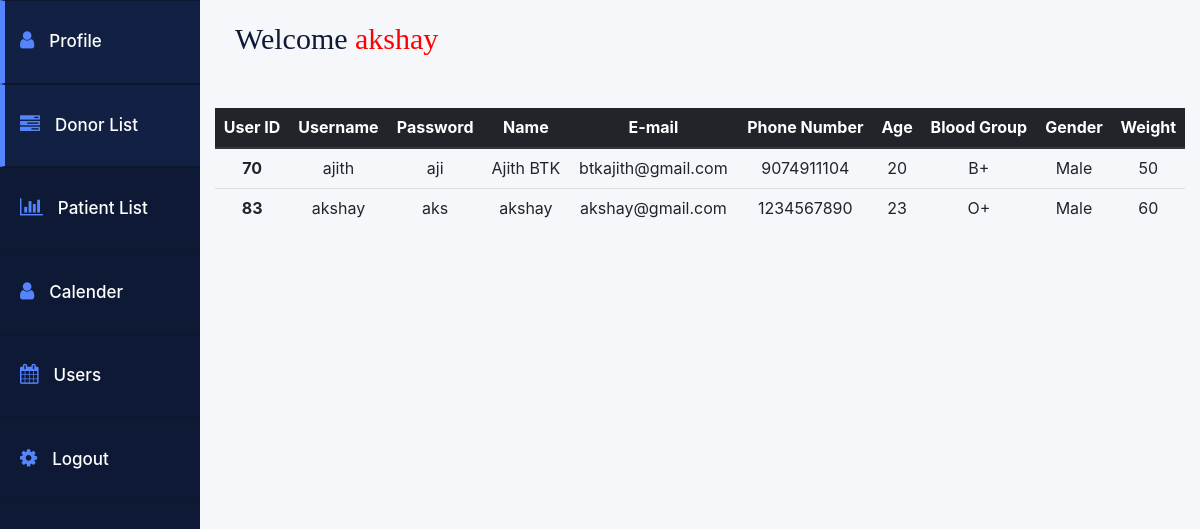
Page /donor_details2.php (signed in) on the committed database.
### tables this page shows
CREATE TABLE `donor_registration` (
  `user_id` int(11) NOT NULL,
  `username` varchar(200) NOT NULL,
  `password` varchar(200) NOT NULL,
  `name` varchar(200) NOT NULL,
  `email` varchar(200) NOT NULL,
  `phone` varchar(200) NOT NULL,
  `age` varchar(200) NOT NULL,
  `blood_group` varchar(200) NOT NULL,
  `gender` varchar(200) NOT NULL,
  `weight` varchar(200) NOT NULL
);

### donor_details2.php (the view, shortened to what this page needs)
<html>
    <link href="//maxcdn.bootstrapcdn.com/bootstrap/3.3.0/css/bootstrap.min.css" rel="stylesheet" id="bootstrap-css">
<link rel="stylesheet" href="https://cdn.jsdelivr.net/npm/bootstrap@4.0.0/dist/css/bootstrap.min.css">
<link href="https://maxcdn.bootstrapcdn.com/font-awesome/4.6.3/css/font-awesome.min.css" rel="stylesheet">
<body class="home">
    <div class="container-fluid display-table">
        <div class="row display-table-row">
            <div class="col-md-2 col-sm-1 hidden-xs display-table-cell v-align box" id="navigation">
                <div class="navi">
                    <ul>
                        <li><a href="admin_dashboard.php"><i class="fa fa-user" aria-hidden="true"></i><span class="hidden-xs hidden-sm">Profile</span></a></li>
                        <li class="active"><a href="donor_details.php"><i class="fa fa-tasks" aria-hidden="true"></i><span class="hidden-xs hidden-sm">Donor List</span></a></li>
                        <li><a href="patient_details.php"><i class="fa fa-bar-chart" aria-hidden="true"></i><span class="hidden-xs hidden-sm">Patient List</span></a></li>
                        <li><a href="#"><i class="fa fa-user" aria-hidden="true"></i><span class="hidden-xs hidden-sm">Calender</span></a></li>
                        <li><a href="#"><i class="fa fa-calendar" aria-hidden="true"></i><span class="hidden-xs hidden-sm">Users</span></a></li>
                        <li><a href="logout.php"><i class="fa fa-cog" aria-hidden="true"></i><span class="hidden-xs hidden-sm">Logout</span></a></li>
                    </ul>
                </div>
            </div>
            <div class="col-md-10 col-sm-11 display-table-cell v-align">
                <div class="user-dashboard">
                    <h1 style="font-family:resolve-bold;">Welcome <span style="color:red;"><?php echo $_SESSION['username'];?></span></h1>
                </div>
                    <?php
                        include('connection.php');
                        $query="select * from donor_registration";
                        $res=mysqli_query($con,$query);
                    ?>
                    <br><br>
                    <center>
                    <table class="table table-hover">
                            <thead align="center" class="thead-dark">
                            <tr>
                                <th scope="col">User ID</th>
                                <th scope="col">Username</th>
                                <th scope="col">Password</th>
                                <th scope="col">Name</th>
                                <th scope="col">E-mail</th>
                                <th scope="col">Phone Number</th>
                                <th scope="col">Age</th>
                                <th scope="col">Blood Group</th>
                                <th scope="col">Gender</th>
                                <th scope="col">Weight</th>
                            </tr>
                            </thead>
                            <?php
                                while($row=mysqli_fetch_array($res))
                                {
                                    $id=$row['user_id'];
                                    $username=$row['username'];
                                    $password=$row['password'];
                                    $name=$row['name'];
                                    $email=$row['email'];
                                    $phone=$row['phone'];
                                    $age=$row['age'];
                                    $blood=$row['blood_group'];
                                    $gender=$row['gender'];
                                    $weight=$row['weight'];
                            ?>
                            <tr align="center">
                                <th scope="row"><?php echo $id;?>
                                <td><?php echo $username;?></td>
                                <td><?php echo $password;?></td>
                                <td><?php echo $name;?></td>
                                <td><?php echo $email;?></td>
                                <td><?php echo $phone;?></td>
                                <td><?php echo $age;?></td>
                                <td><?php echo $blood;?></td>
                                <td><?php echo $gender;?></td>
                                <td><?php echo $weight;?></td>
                            </tr>
                    </center>
                    <?php
                    }
                    ?>
            </div>
        </div>
    </div>
</body>
</html>

### donor_details2.php (style rules this page uses)
a:focus,a:hover,a { outline:none; text-decoration: none; }
li,ul { list-style: none; padding: 0; margin: 0; }
.home { background: #f6f7fa; }
#navigation { background: #0e1a35; }
#navigation { padding: 0; }
.display-table { display: table; padding: 0; height: 100%; width: 100%; }
.display-table-row { display: table-row; height: 100%; }
.display-table-cell { display: table-cell; float: none; height: 100%; }
.v-align { vertical-align: top; }
.navi i { font-size: 20px; }
#navigation { -webkit-transition: all 0.5s ease; -moz-transition: all 0.5s ease; -o-transition: all 0.5s ease; transition: all 0.5s ease; }
.navi a { border-bottom: 1px solid #0d172e; border-top: 1px solid #0d172e; color: #ffffff; display: block; font-size: 17px; font-weight: 500; padding: 28px 20px; text-decoration: none; }
.navi i { margin-right: 15px; color: #5584ff; }
.navi .active a { background: #122143; border-left: 5px solid #5584ff; padding-left: 15px; }
.hidden-xs { -webkit-transition: all 0.5s ease; -moz-transition: all 0.5s ease; -o-transition: all 0.5s ease; transition: all 0.5s ease; }
.user-dashboard { padding: 0 20px; }
.user-dashboard h1 { color: #0e1a35; font-size: 30px; font-weight: 500; margin: 0; padding: 21px 0; }

### rows in the picture
donor_registration: user_id "70", username "ajith", password "aji", name "Ajith BTK", email "btkajith@gmail.com", phone "9074911104", age "20", blood_group "B+", gender "Male", weight "50"
donor_registration: user_id "83", username "akshay", password "aks", name "akshay", email "akshay@gmail.com", phone "1234567890", age "23", blood_group "O+", gender "Male", weight "60"

### other values in the picture
$_SESSION['username'] "akshay"
